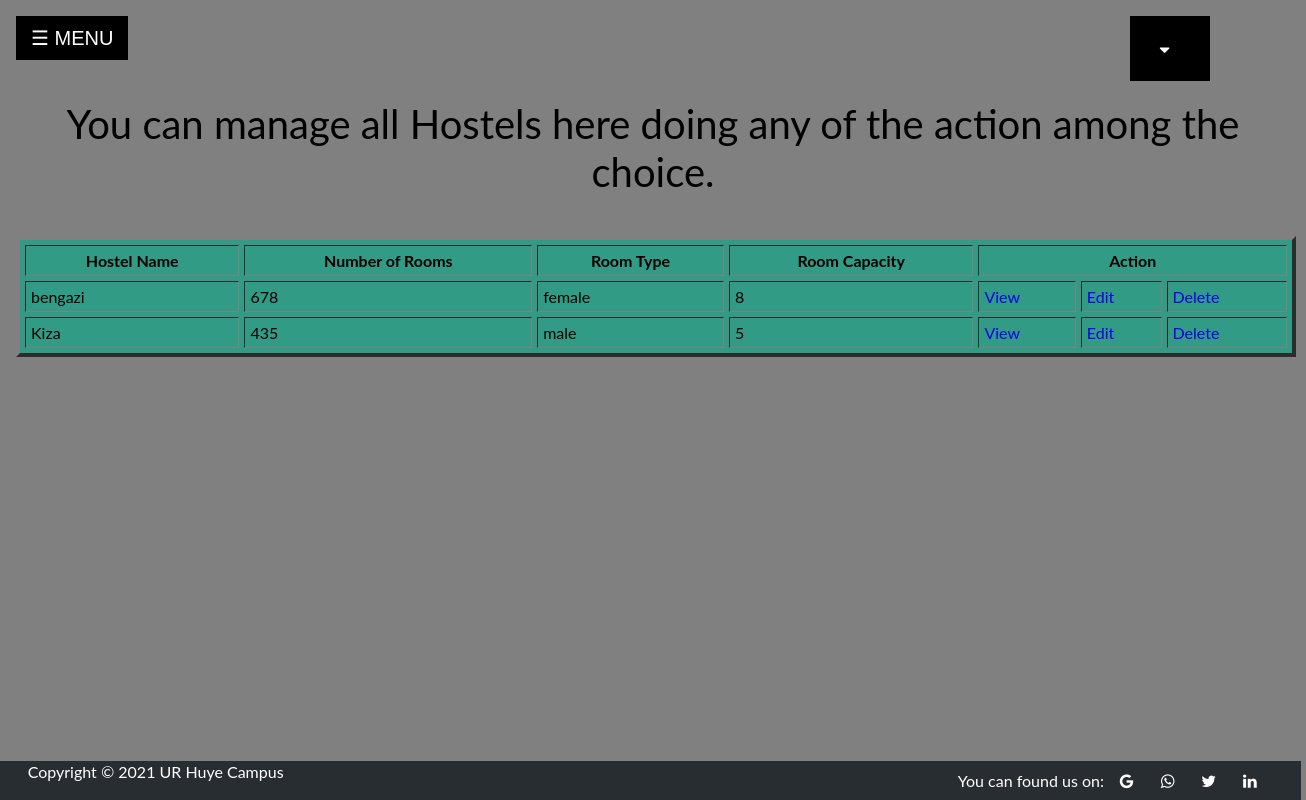
/hostel/retrievehost.php, run on the app's committed database.
### tables this page shows
CREATE TABLE `hostels` (
  `hostel_id` int(11) NOT NULL,
  `hostel_name` varchar(255) NOT NULL,
  `room_number` int(11) NOT NULL,
  `room_type` varchar(20) NOT NULL,
  `room_capacity` int(10) NOT NULL,
  `register_date` timestamp NOT NULL DEFAULT current_timestamp() ON UPDATE current_timestamp()
);

### hostel/retrievehost.php (the view, shortened to what this page needs)
<!DOCTYPE html>
	<html>
	<head>
	 	</head>
	<body>
<?php
include('sidenav.php');
include("account_logout.php");
include('connect.php');
$sql = "SELECT * FROM hostels";
$result = mysqli_query($conn,$sql);
if(!$result) {
	 echo "Something is wrong".mysqli_error($conn);}
	 else{?><center style="font-size: 2.5em;">
		<p>You can manage all Hostels  here doing any of the action among the choice.</p>
   </center><center>
<table border="4"cellpadding="5" cellspacing="5" style="width: 1280px;">
			   <tr>
	 	          <th>Hostel Name</th>
	 	            <th>Number of Rooms</th>
				  <th>Room Type</th>
				  <th>Room Capacity</th>
                  <th colspan="3">Action</th>
			   </tr>
			<?php
    while($row = mysqli_fetch_assoc($result)) {?>
<tr>
	<td><?php echo $row['hostel_name']; ?></td>
   <td><?php echo $row["room_number"]; ?></td>
   <td><?php echo $row["room_type"]; ?></td>
   <td><?php echo $row["room_capacity"]; ?></td>
						<td><a href="#?id=<?php echo $row['hostel_id']; ?>">View</a></td>
					<td><a href="#?id=<?php echo $row['hostel_id']; ?>">Edit</a></td>
					<td><a href="hdelete.php?id=<?php echo $row['hostel_id']; ?>">Delete</a></td>
				</tr>
				<?php
			}
			echo "</table></center>";
	   }
?>
<?php
include('footer.php');
?>
</body>
	</html>

### hostel/retrievehost.php (style rules this page uses)
table { background-color:rgb(49, 155, 133); }
body { background-color: gray; }
table a { text-decoration: none; }

### hostel/account_logout.php (style rules this page uses)
body { margin:0;font-family:Arial }

### hostel/footer.php (style rules this page uses)
body { font-family: "Lato", sans-serif; }

### data on the page
hostels: hostel_name "bengazi", room_number "678", room_type "female", room_capacity "8"
hostels: hostel_name "Kiza", room_number "435", room_type "male", room_capacity "5"
